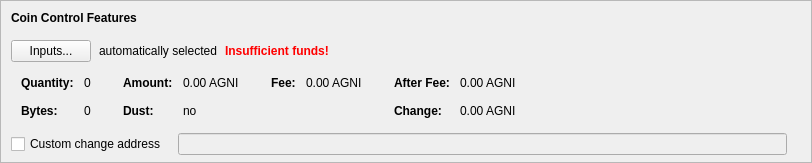
    <widget class="QFrame" name="frameCoinControl">
     <property name="sizePolicy">
      <sizepolicy hsizetype="Expanding" vsizetype="Expanding">
       <horstretch>0</horstretch>
       <verstretch>0</verstretch>
      </sizepolicy>
     </property>
     <property name="maximumSize">
      <size>
       <width>16777215</width>
       <height>16777215</height>
      </size>
     </property>
     <property name="frameShape">
      <enum>QFrame::StyledPanel</enum>
     </property>
     <property name="frameShadow">
      <enum>QFrame::Sunken</enum>
     </property>
     <layout class="QVBoxLayout" name="verticalLayoutCoinControl2">
      <property name="spacing">
       <number>0</number>
      </property>
      <property name="leftMargin">
       <number>0</number>
      </property>
      <property name="topMargin">
       <number>0</number>
      </property>
      <property name="rightMargin">
       <number>0</number>
      </property>
      <property name="bottomMargin">
       <number>6</number>
      </property>
      <item>
       <layout class="QVBoxLayout" name="verticalLayoutCoinControl" stretch="0,0,0,0,1">
        <property name="spacing">
         <number>0</number>
        </property>
        <property name="leftMargin">
         <number>10</number>
        </property>
        <property name="topMargin">
         <number>10</number>
        </property>
        <item>
         <layout class="QHBoxLayout" name="horizontalLayoutCoinControl1">
          <property name="bottomMargin">
           <number>15</number>
          </property>
          <item>
           <widget class="QLabel" name="labelCoinControlFeatures">
            <property name="sizePolicy">
             <sizepolicy hsizetype="Preferred" vsizetype="Maximum">
              <horstretch>0</horstretch>
              <verstretch>0</verstretch>
             </sizepolicy>
            </property>
            <property name="font">
             <font>
              <weight>75</weight>
              <bold>true</bold>
             </font>
            </property>
            <property name="styleSheet">
             <string notr="true">font-weight:bold;</string>
            </property>
            <property name="text">
             <string>Coin Control Features</string>
            </property>
           </widget>
          </item>
         </layout>
        </item>
        <item>
         <layout class="QHBoxLayout" name="horizontalLayoutCoinControl2" stretch="0,0,0,0">
          <property name="spacing">
           <number>8</number>
          </property>
          <property name="bottomMargin">
           <number>10</number>
          </property>
          <item>
           <widget class="QPushButton" name="pushButtonCoinControl">
            <property name="styleSheet">
             <string notr="true"/>
            </property>
            <property name="text">
             <string>Inputs...</string>
            </property>
            <property name="autoDefault">
             <bool>false</bool>
            </property>
           </widget>
          </item>
          <item>
           <widget class="QLabel" name="labelCoinControlAutomaticallySelected">
            <property name="text">
             <string>automatically selected</string>
            </property>
            <property name="margin">
             <number>5</number>
            </property>
           </widget>
          </item>
          <item>
           <widget class="QLabel" name="labelCoinControlInsuffFunds">
            <property name="font">
             <font>
              <weight>75</weight>
              <bold>true</bold>
             </font>
            </property>
            <property name="styleSheet">
             <string notr="true">color:red;font-weight:bold;</string>
            </property>
            <property name="text">
             <string>Insufficient funds!</string>
            </property>
            <property name="margin">
             <number>5</number>
            </property>
           </widget>
          </item>
          <item>
           <spacer name="horizontalSpacerCoinControl">
            <property name="orientation">
             <enum>Qt::Horizontal</enum>
            </property>
            <property name="sizeHint" stdset="0">
             <size>
              <width>40</width>
              <height>1</height>
             </size>
            </property>
           </spacer>
          </item>
         </layout>
        </item>
        <item>
         <widget class="QWidget" name="widgetCoinControl" native="true">
          <property name="sizePolicy">
           <sizepolicy hsizetype="Preferred" vsizetype="Preferred">
            <horstretch>0</horstretch>
            <verstretch>0</verstretch>
           </sizepolicy>
          </property>
          <property name="minimumSize">
           <size>
            <width>0</width>
            <height>0</height>
           </size>
          </property>
          <property name="styleSheet">
           <string notr="true"/>
          </property>
          <layout class="QHBoxLayout" name="horizontalLayoutCoinControl5">
           <property name="leftMargin">
            <number>0</number>
           </property>
           <property name="topMargin">
            <number>0</number>
           </property>
           <property name="rightMargin">
            <number>0</number>
           </property>
           <property name="bottomMargin">
            <number>0</number>
           </property>
           <item>
            <layout class="QHBoxLayout" name="horizontalLayoutCoinControl3" stretch="0,0,0,1">
             <property name="spacing">
              <number>20</number>
             </property>
             <property name="topMargin">
              <number>0</number>
             </property>
             <property name="bottomMargin">
              <number>10</number>
             </property>
             <item>
              <layout class="QFormLayout" name="formLayoutCoinControl1">
               <property name="horizontalSpacing">
                <number>10</number>
               </property>
               <property name="verticalSpacing">
                <number>14</number>
               </property>
               <property name="leftMargin">
                <number>10</number>
               </property>
               <property name="topMargin">
                <number>4</number>
               </property>
               <property name="rightMargin">
                <number>6</number>
               </property>
               <item row="0" column="0">
                <widget class="QLabel" name="labelCoinControlQuantityText">
                 <property name="font">
                  <font>
                   <weight>75</weight>
                   <bold>true</bold>
                  </font>
                 </property>
                 <property name="text">
                  <string>Quantity:</string>
                 </property>
                 <property name="margin">
                  <number>0</number>
                 </property>
                </widget>
               </item>
               <item row="0" column="1">
                <widget class="QLabel" name="labelCoinControlQuantity">
                 <property name="cursor">
                  <cursorShape>IBeamCursor</cursorShape>
                 </property>
                 <property name="contextMenuPolicy">
                  <enum>Qt::ActionsContextMenu</enum>
                 </property>
                 <property name="text">
                  <string notr="true">0</string>
                 </property>
                 <property name="margin">
                  <number>0</number>
                 </property>
                 <property name="textInteractionFlags">
                  <set>Qt::LinksAccessibleByMouse|Qt::TextSelectableByKeyboard|Qt::TextSelectableByMouse</set>
                 </property>
                </widget>
               </item>
               <item row="1" column="0">
                <widget class="QLabel" name="labelCoinControlBytesText">
                 <property name="font">
                  <font>
                   <weight>75</weight>
                   <bold>true</bold>
                  </font>
                 </property>
                 <property name="text">
                  <string>Bytes:</string>
                 </property>
                </widget>
               </item>
               <item row="1" column="1">
                <widget class="QLabel" name="labelCoinControlBytes">
                 <property name="cursor">
                  <cursorShape>IBeamCursor</cursorShape>
                 </property>
                 <property name="contextMenuPolicy">
                  <enum>Qt::ActionsContextMenu</enum>
                 </property>
                 <property name="text">
                  <string notr="true">0</string>
                 </property>
                 <property name="textInteractionFlags">
                  <set>Qt::LinksAccessibleByMouse|Qt::TextSelectableByKeyboard|Qt::TextSelectableByMouse</set>
                 </property>
                </widget>
               </item>
              </layout>
             </item>
             <item>
              <layout class="QFormLayout" name="formLayoutCoinControl2">
               <property name="horizontalSpacing">
                <number>10</number>
               </property>
               <property name="verticalSpacing">
                <number>14</number>
               </property>
               <property name="leftMargin">
                <number>6</number>
               </property>
               <property name="topMargin">
                <number>4</number>
               </property>
               <property name="rightMargin">
                <number>6</number>
               </property>
               <item row="0" column="0">
                <widget class="QLabel" name="labelCoinControlAmountText">
                 <property name="font">
                  <font>
                   <weight>75</weight>
                   <bold>true</bold>
                  </font>
                 </property>
                 <property name="text">
                  <string>Amount:</string>
                 </property>
                 <property name="margin">
                  <number>0</number>
                 </property>
                </widget>
               </item>
               <item row="0" column="1">
                <widget class="QLabel" name="labelCoinControlAmount">
                 <property name="cursor">
                  <cursorShape>IBeamCursor</cursorShape>
                 </property>
                 <property name="contextMenuPolicy">
                  <enum>Qt::ActionsContextMenu</enum>
                 </property>
                 <property name="text">
                  <string notr="true">0.00 AGNI</string>
                 </property>
                 <property name="textInteractionFlags">
                  <set>Qt::LinksAccessibleByMouse|Qt::TextSelectableByKeyboard|Qt::TextSelectableByMouse</set>
                 </property>
                </widget>
               </item>
               <item row="1" column="0">
                <widget class="QLabel" name="labelCoinControlLowOutputText">
                 <property name="font">
                  <font>
                   <weight>75</weight>
                   <bold>true</bold>
                  </font>
                 </property>
                 <property name="text">
                  <string>Dust:</string>
                 </property>
                </widget>
               </item>
               <item row="1" column="1">
                <widget class="QLabel" name="labelCoinControlLowOutput">
                 <property name="cursor">
                  <cursorShape>IBeamCursor</cursorShape>
                 </property>
                 <property name="contextMenuPolicy">
                  <enum>Qt::ActionsContextMenu</enum>
                 </property>
                 <property name="text">
                  <string notr="true">no</string>
                 </property>
                 <property name="textInteractionFlags">
                  <set>Qt::LinksAccessibleByMouse|Qt::TextSelectableByKeyboard|Qt::TextSelectableByMouse</set>
                 </property>
                </widget>
               </item>
              </layout>
             </item>
             <item>
              <layout class="QFormLayout" name="formLayoutCoinControl3">
               <property name="horizontalSpacing">
                <number>10</number>
               </property>
               <property name="verticalSpacing">
                <number>14</number>
               </property>
               <property name="leftMargin">
                <number>6</number>
               </property>
               <property name="topMargin">
                <number>4</number>
               </property>
               <property name="rightMargin">
                <number>6</number>
               </property>
               <item row="0" column="0">
                <widget class="QLabel" name="labelCoinControlFeeText">
                 <property name="font">
                  <font>
                   <weight>75</weight>
                   <bold>true</bold>
                  </font>
                 </property>
                 <property name="text">
                  <string>Fee:</string>
                 </property>
                 <property name="margin">
                  <number>0</number>
                 </property>
                </widget>
               </item>
               <item row="0" column="1">
                <widget class="QLabel" name="labelCoinControlFee">
                 <property name="cursor">
                  <cursorShape>IBeamCursor</cursorShape>
                 </property>
                 <property name="contextMenuPolicy">
                  <enum>Qt::ActionsContextMenu</enum>
                 </property>
                 <property name="text">
                  <string notr="true">0.00 AGNI</string>
                 </property>
                 <property name="textInteractionFlags">
                  <set>Qt::LinksAccessibleByMouse|Qt::TextSelectableByKeyboard|Qt::TextSelectableByMouse</set>
                 </property>
                </widget>
               </item>
             </layout>
             </item>
             <item>
              <layout class="QFormLayout" name="formLayoutCoinControl4">
               <property name="horizontalSpacing">
                <number>10</number>
               </property>
               <property name="verticalSpacing">
                <number>14</number>
               </property>
               <property name="leftMargin">
                <number>6</number>
               </property>
               <property name="topMargin">
                <number>4</number>
               </property>
               <property name="rightMargin">
                <number>6</number>
               </property>
               <item row="0" column="0">
                <widget class="QLabel" name="labelCoinControlAfterFeeText">
                 <property name="font">
                  <font>
                   <weight>75</weight>
                   <bold>true</bold>
                  </font>
                 </property>
                 <property name="text">
                  <string>After Fee:</string>
                 </property>
                 <property name="margin">
                  <number>0</number>
                 </property>
                </widget>
               </item>
               <item row="0" column="1">
                <widget class="QLabel" name="labelCoinControlAfterFee">
                 <property name="cursor">
                  <cursorShape>IBeamCursor</cursorShape>
                 </property>
                 <property name="contextMenuPolicy">
                  <enum>Qt::ActionsContextMenu</enum>
                 </property>
                 <property name="text">
                  <string notr="true">0.00 AGNI</string>
                 </property>
                 <property name="textInteractionFlags">
                  <set>Qt::LinksAccessibleByMouse|Qt::TextSelectableByKeyboard|Qt::TextSelectableByMouse</set>
                 </property>
                </widget>
               </item>
               <item row="1" column="0">
                <widget class="QLabel" name="labelCoinControlChangeText">
                 <property name="font">
                  <font>
                   <weight>75</weight>
                   <bold>true</bold>
                  </font>
                 </property>
                 <property name="text">
                  <string>Change:</string>
                 </property>
                </widget>
               </item>
               <item row="1" column="1">
                <widget class="QLabel" name="labelCoinControlChange">
                 <property name="cursor">
                  <cursorShape>IBeamCursor</cursorShape>
                 </property>
                 <property name="contextMenuPolicy">
                  <enum>Qt::ActionsContextMenu</enum>
                 </property>
                 <property name="text">
                  <string notr="true">0.00 AGNI</string>
                 </property>
                 <property name="textInteractionFlags">
                  <set>Qt::LinksAccessibleByMouse|Qt::TextSelectableByKeyboard|Qt::TextSelectableByMouse</set>
                 </property>
                </widget>
               </item>
              </layout>
             </item>
            </layout>
           </item>
          </layout>
         </widget>
        </item>
        <item>
         <layout class="QHBoxLayout" name="horizontalLayoutCoinControl4" stretch="0,0,0">
          <property name="spacing">
           <number>12</number>
          </property>
          <property name="sizeConstraint">
           <enum>QLayout::SetDefaultConstraint</enum>
          </property>
          <property name="topMargin">
           <number>5</number>
          </property>
          <property name="rightMargin">
           <number>5</number>
          </property>
          <item>
           <widget class="QCheckBox" name="checkBoxCoinControlChange">
            <property name="toolTip">
             <string>If this is activated, but the change address is empty or invalid, change will be sent to a newly generated address.</string>
            </property>
            <property name="text">
             <string>Custom change address</string>
            </property>
           </widget>
          </item>
          <item>
           <widget class="QValidatedLineEdit" name="lineEditCoinControlChange">
            <property name="enabled">
             <bool>false</bool>
            </property>
            <property name="sizePolicy">
             <sizepolicy hsizetype="Expanding" vsizetype="Fixed">
              <horstretch>0</horstretch>
              <verstretch>0</verstretch>
             </sizepolicy>
            </property>
           </widget>
          </item>
          <item>
           <widget class="QLabel" name="labelCoinControlChangeLabel">
            <property name="sizePolicy">
             <sizepolicy hsizetype="Preferred" vsizetype="Expanding">
              <horstretch>0</horstretch>
              <verstretch>0</verstretch>
             </sizepolicy>
            </property>
            <property name="minimumSize">
             <size>
              <width>0</width>
              <height>0</height>
             </size>
            </property>
            <property name="text">
             <string/>
            </property>
            <property name="margin">
             <number>3</number>
            </property>
           </widget>
          </item>
         </layout>
        </item>
        <item>
         <spacer name="verticalSpacerCoinControl">
          <property name="orientation">
           <enum>Qt::Vertical</enum>
          </property>
          <property name="sizeHint" stdset="0">
           <size>
            <width>800</width>
            <height>1</height>
           </size>
          </property>
         </spacer>
        </item>
       </layout>
      </item>
     </layout>
    </widget>
